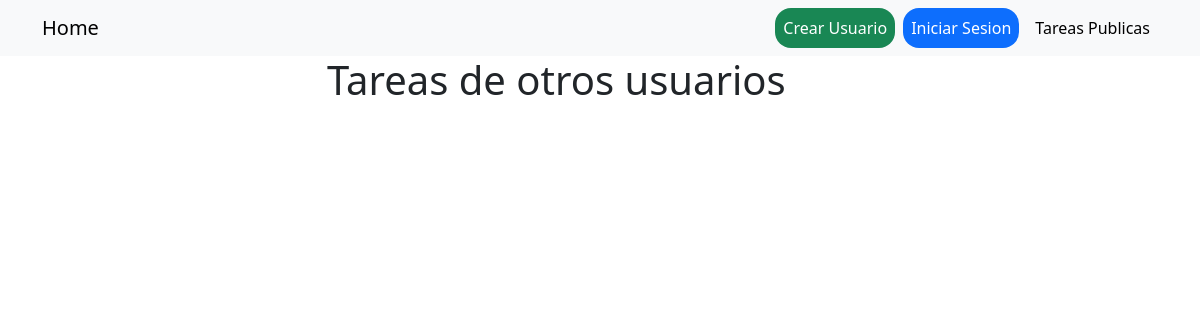
Before: /tasks/anonymous/ with the older database file.
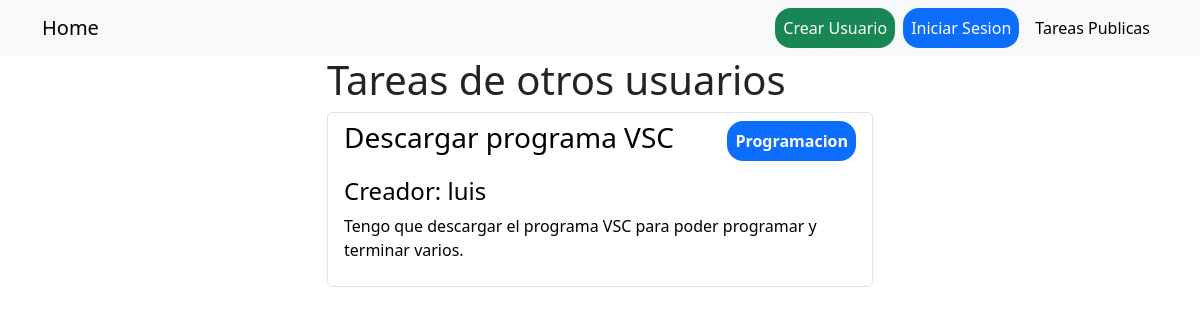
After: the same page with the newer database file.
### tasks/models.py (models this page shows, shortened)
class Tarea(models.Model):
    titulo =models.CharField(max_length=50)
    descripcion =models.TextField(max_length=100)
    fecha_limite = models.DateField(null=True)
    categoria = models.CharField(max_length=20)
    usuario = models.ForeignKey(User, on_delete=models.CASCADE)
    importante = models.BooleanField(default=False)
    public = models.BooleanField(default=False)
    hecho = models.BooleanField(default=False)

### tasks/views.py (the view)
# urls.py: path('anonymous/', public_tasks, name='anonymous_tasks'),
def public_tasks(request):
    tareas = Tarea.objects.all()
    if request.user.is_authenticated:
        tareas = tareas.filter(public=True).exclude(usuario=request.user)
    else:
        tareas = tareas.filter(public=True)
    return render(request, 'public_tasks.html', {
        'tareas_anonimas': tareas
    })

### tasks/templates/public_tasks.html
{% extends 'index.html' %}
{% block content %}
<main class="container">
        <div class="row">
            <div class="col-md-6 offset-md-3">
                <h1>Tareas de otros usuarios</h1>
                <ul class="list-group">
                    {% for tarea in tareas_anonimas %}
                        <li class="list-group-item">
                            <div class="text-black">
                                <header class="d-flex justify-content-between">
                                    <h3>{{tarea.titulo}}</h3>
                                    <p class="d-flex rounded-4 bg-primary border-1 text-white fw-bold text-center p-2">
                                        {{tarea.categoria}}
                                    </p>
                                </header>
                                <h4>Creador: {{tarea.usuario.username}}</h4>
                                <p>{{tarea.descripcion}}</p>
                            </div>
                        </li>
                    {% endfor %}
                </ul>
            </div>
        </div>
    </main>
{% endblock %}

### tasks/templates/index.html (shortened to what this page needs)
{% load static %}
<!doctype html>
<html lang="en">
<head>
    <link rel="stylesheet" href="{% static '/css/bootstrap.min.css' %}">
</head>
<body>
    <nav class="navbar navbar-expand-lg bg-body-tertiary">
      <div class="container">
        <a class="navbar-brand" href="/">Home</a>
        <div class="collapse navbar-collapse" id="navbarNav">
          <ul class="navbar-nav ms-auto gap-2">
            {% if user.is_authenticated %}
                <li class="nav-item">
                    <a class="nav-link active" href="/tasks/">Tareas</a>
                </li>
                <li class="nav-item">
                    <a class="nav-link active" href="/tasks/finish/">Tareas Terminadas</a>
                </li>
                <li class="nav-item">
                    <a class="nav-link active" href="/tasks/pending">Tareas Pendientes</a>
                </li>
                <li class="nav-item">
                    <a class="nav-link active" href="/tasks/create">Crear Tarea</a>
                </li>
                <li class="nav-item">
                    <a class="nav-link active" href="/signout/">Cerrar Sesion</a>
                </li>
                <li class="nav-item">
                    <a class="nav-link active text-white rounded-4 btn btn-danger" href="/signout/">Cerrar Sesion</a>
                </li>
            {% else %}
                <li class="nav-item">
                    <a class="nav-link active text-white bg-success rounded-4 btn btn-success" href="/signup/">Crear Usuario</a>
                </li>
                <li class="nav-item">
                    <a class="nav-link active text-white bg-primary rounded-4 btn btn-primary" href="/signin/">Iniciar Sesion</a>
                </li>
                <li class="nav-item">
                    <a class="nav-link active" href="/tasks/anonymous/">Tareas Publicas</a>
                </li>
            {% endif %}
          </ul>
        </div>
      </div>
    </nav>
  {% block content %}
  {% endblock %}
</body>
</html>

Changed rows visible on the page:
added Tarea: titulo "Descargar programa VSC", categoria "Programacion", usuario.username "luis", descripcion "Tengo que descargar el programa VSC para poder programar y terminar varios."
